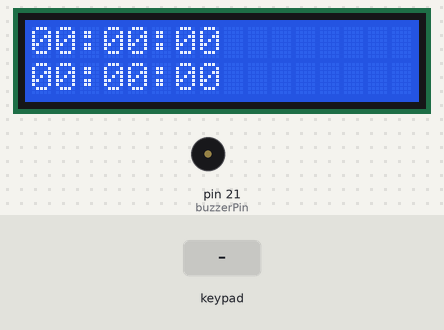
This sketch was run on a simulated Arduino Mega 2560, built with avr-gcc and run on an emulated ATmega2560. On the bench: 16×2 character LCD, buzzer (waves = sounding, pin HIGH). Wiring (inferred from the signals the program sends): 4×4 keypad with keys 1 2 3 4 5 6 7 8 9 0 A B C D E F: rows pin 22, pin 23, pin 24, pin 25; columns pin 26, pin 27, pin 28, pin 29. The inputs (shaded band) are chosen by the test bench. Pins used as bus, display or sensor lines are not drawn.

Above: at 1.2 s.
1.3 s: key '4' pressed
At 2.8 s:
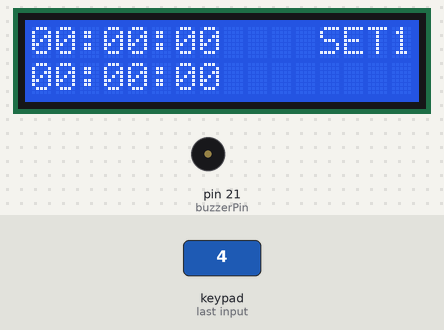
4.3 s: key 'B' pressed
At 5.5 s:
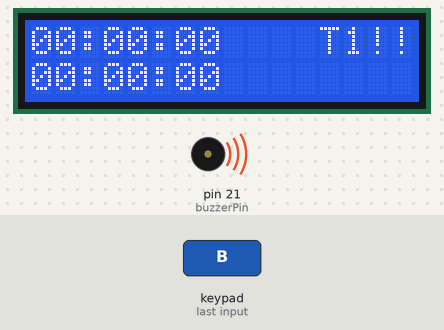
7.3 s: key 'F' pressed
At 8.8 s:
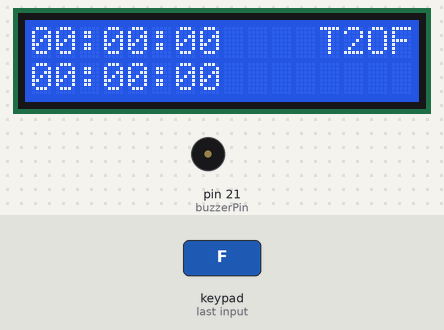
10.3 s: key '8' pressed
At 10.8 s:
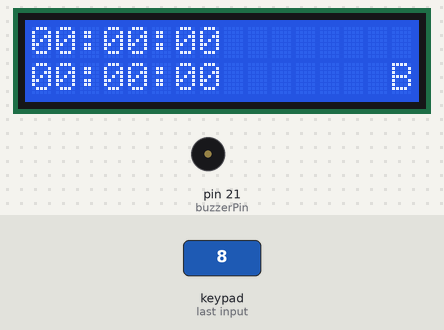
13.3 s: key 'E' pressed
At 14.7 s:
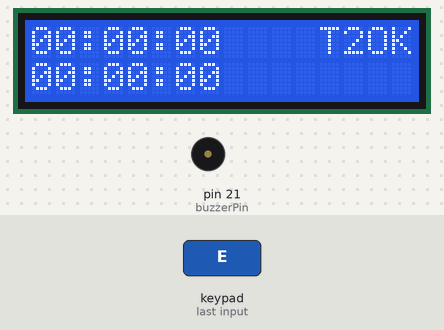
16.3 s: key 'C' pressed
At 16.8 s:
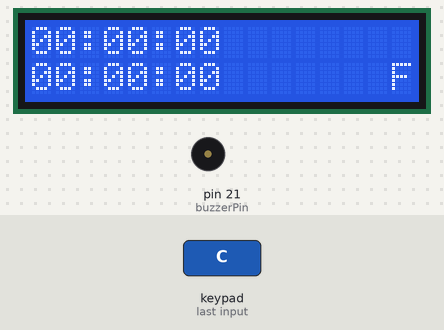
Timing chart, 0 to 19.5 s (numbered marks = the images above; inputs shaded):
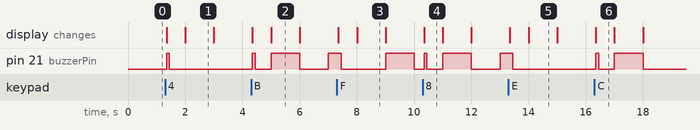

The sketch:

sketch_lab3.ino
```cpp
#include <LiquidCrystal.h>

#define DDR_KEYPAD  DDRA
#define PORT_KEYPAD PORTA
#define PIN_KEYPAD  PINA
#include "keypad4x4.h"

const int buzzerPin = 21;
int buzzerCount = 10;
bool currentSecondBuzzer = true;
bool buzzerTurnedOn = false;

// initialize the library by associating any needed LCD interface pin
// with the arduino pin number it is connected to. 8-bit LCD => 8 data pins
const int rs = 11, rw = 12, en = 13, d0 = 37, d1 = 36, d2 = 35, d3 = 34, d4 = 33, d5 = 32, d6 = 31, d7 = 30;
LiquidCrystal lcd(rs, rw, en, d0, d1, d2, d3, d4, d5, d6, d7);

const char* TIMER_OVERFLOW = {"EE"};
char* MSG = {""};

const PROGMEM char sixty[60][3] = {
  {"00"}, {"01"}, {"02"}, {"03"}, {"04"}, {"05"}, {"06"}, {"07"}, {"08"}, {"09"},
  {"10"}, {"11"}, {"12"}, {"13"}, {"14"}, {"15"}, {"16"}, {"17"}, {"18"}, {"19"},
  {"20"}, {"21"}, {"22"}, {"23"}, {"24"}, {"25"}, {"26"}, {"27"}, {"28"}, {"29"},
  {"30"}, {"31"}, {"32"}, {"33"}, {"34"}, {"35"}, {"36"}, {"37"}, {"38"}, {"39"},
  {"40"}, {"41"}, {"42"}, {"43"}, {"44"}, {"45"}, {"46"}, {"47"}, {"48"}, {"49"},
  {"50"}, {"51"}, {"52"}, {"53"}, {"54"}, {"55"}, {"56"}, {"57"}, {"58"}, {"59"}
};

bool settingTimer1 = false, settingTimer2 = false;
bool activeTimer1 = false, activeTimer2 = false;
unsigned char currentTimerBlock = "";
long bufferTimer = 0;
int currentBlockPosition = 0;

struct Time
{
  char second, minute, hour;
};

Time timer1 = {0, 0, 0};
Time timer2 = {0, 0, 0};

void LCD_WriteStrPROGMEM(char *str, int n)  //вивід масиву символів,
{ //записаних у флеші
  for (int i = 0; i < n; i++)
    lcd.print( (char)pgm_read_byte( &(str[i]) ) );
}

ISR(TIMER4_COMPA_vect)  // Таймер Т1 по співпадінню А, кожної 1 сек.
{
  if (activeTimer1 && !settingTimer1) {
    if (--timer1.second == -1) {
      timer1.second = 59;
      if (--timer1.minute == -1) {
        timer1.minute = 59;
        if (--timer1.hour == -1) {
          buzzerTurnedOn = true;
          reset_timer(&timer1);
          activeTimer1 = false;
          MSG = {"T1!!"};
        }
      }
    }
  }

  if (activeTimer2 && !settingTimer2) {
    if (--timer2.second == -1) {
      timer2.second = 59;
      if (--timer2.minute == -1) {
        timer2.minute = 59;
        if (--timer2.hour == -1) {
          buzzerTurnedOn = true;
          reset_timer(&timer2);
          activeTimer2 = false;
          MSG = {"T2!!"};
        }
      }
    }
  }

  lcd.clear();

  lcd.setCursor(0, 0);
  print_hour_on_lcd(timer1);
  lcd.write(':');
  print_minute_on_lcd(timer1);
  lcd.write(':');
  print_second_on_lcd(timer1);

  lcd.setCursor(0, 1);
  print_hour_on_lcd(timer2);
  lcd.write(':');
  print_minute_on_lcd(timer2);
  lcd.write(':');
  print_second_on_lcd(timer2);

  buzz();
  display_msg();
}

void setup() {
  noInterrupts(); // disable all interrupts

  // Таймер#1: Скид при співпадінні OCR4A (1sec) + дільник=256
  TCCR4A = 0x00;
  TCCR4B = (1 << WGM12); // sets CTC mode
  /*(In CTC mode, the timer counts up to a specified value,
  and then resets to 0, triggering an interrupt when it
  reaches the specified value.)*/
  TCCR4B |= (1 << CS12) | (1 << CS10); // set prescaler to divide the system clock by 1024
  OCR4A = 0x3D08;// compare value = 1 sec (16MHz AVR) This value determines when the timer will reset in CTC mode.
  TIMSK4 = (1 << OCIE1A); // enables the interrupt will be triggered when the timer reaches the value in OCR4A.

  //KeyPad 4x4
  initKeyPad();

  //LCD 16x2
  // set up the LCD's number of columns and rows:
  lcd.begin(16, 2);

  //Buzzer
  pinMode(buzzerPin, OUTPUT);
  digitalWrite(buzzerPin, LOW);

  interrupts();  // Enable global interrupts
}

void loop() {
    if (isButtonPressed()) {
      char pressedButton = readKeyFromPad4x4();
      char pressedNum = pressedButton - '0';
      lcd.setCursor(15, 1);
      lcd.write(pressedButton);
      short_buzz_on_func_call(1);

      if(pressedButton == 'A' && (!settingTimer2)) {
        settingTimer1 = true;
        reset_timer(&timer1);
        MSG = {"SET1"};
      } else if (pressedButton == 'B' && (!settingTimer1)) {
        settingTimer2 = true;
        reset_timer(&timer2);
        MSG = {"SET2"};
      } else if (pressedButton == 'C') {
        if (settingTimer1) {
          if (check_time_bounds_else_turn_buzzer(&timer1)) {
            activeTimer1 = true;
            MSG = {"T1ON"};
          } else {
            activeTimer1 = false;
            reset_timer(&timer1);
            MSG = {"OFLW"};
          }
          settingTimer1 = false;
          bufferTimer = 0;
        } else {
          activeTimer1 = false;
          reset_timer(&timer1);
          MSG = {"T1OF"};
        }
      } else if (pressedButton == 'D') {
        if (settingTimer2) {
          if (check_time_bounds_else_turn_buzzer(&timer2)) {
            activeTimer2 = true;
            MSG = {"T2ON"};
          } else {
            activeTimer2 = false;
            reset_timer(&timer2);
            MSG = {"OFLW"};
          }
          settingTimer2 = false;
          bufferTimer = 0;
        } else {
          activeTimer2 = false;
          reset_timer(&timer2);
          MSG = {"T2OF"};
        }
      } else if (pressedButton == 'F') {
        if (settingTimer1) {
          settingTimer1 = false;
          activeTimer1 = false;
          reset_timer(&timer1);
          MSG = {"T1OF"};
        } else if (settingTimer2) {
          settingTimer2 = false;
          activeTimer2 = false;
          reset_timer(&timer2);
          MSG = {"T2OF"};
        }
        one_buzz_init();
        bufferTimer = 0;
      } else if (pressedButton == 'E') {
        if (settingTimer2) {
          if (check_time_bounds_else_turn_buzzer(&timer2)) {
            MSG = {"T2OK"};
          } else {
            MSG = {"OFLW"};
          }
        } else if (settingTimer1) {
          if (check_time_bounds_else_turn_buzzer(&timer1)) {
            MSG = {"T1OK"};
          } else {
            MSG = {"OFLW"};
          }
        }
      } else if (pressedNum >= 0 && pressedNum <= 9) {
          if (settingTimer1)
            process_num_click(&timer1, pressedNum);
          else if (settingTimer2)
            process_num_click(&timer2, pressedNum);
      }
    }

}
void short_buzz_on_func_call(int times) {
  for (int i = 0; i < times; i++) {
    digitalWrite(buzzerPin, HIGH);
    delay(100);
    digitalWrite(buzzerPin, LOW);
  }
}

void one_buzz_init() {
  buzzerTurnedOn = true;
  buzzerCount = 2;
}

void buzz() {
  if (buzzerTurnedOn) {
    if (currentSecondBuzzer) {
      digitalWrite(buzzerPin, HIGH);
      currentSecondBuzzer = false;
    } else {
      digitalWrite(buzzerPin, LOW);
      currentSecondBuzzer = true;
    }

    buzzerCount -= 1;
    if (buzzerCount == 0) {
      buzzerTurnedOn = false;
      // by defauld the buzzer will sound 5 times, if another value needed should be set along with buzzerTurnedOn
      buzzerCount = 10;
      digitalWrite(buzzerPin, LOW);
    }
  }
}

void display_msg(){
  lcd.setCursor(12, 0);
  lcd.print(MSG);
  MSG = {""};
}

bool check_time_bounds_else_turn_buzzer(Time *timer){
  if (timer->hour > 23 || timer->minute > 59 || timer->second > 59) {
    buzzerTurnedOn = true;
    return false;
  }
  return true;
}

void print_hour_on_lcd(Time timer) {
if (timer.hour > 23) {
  lcd.print(TIMER_OVERFLOW);
} else {
  LCD_WriteStrPROGMEM(sixty[timer.hour], 2);
}
}

void print_minute_on_lcd(Time timer) {
if (timer.minute > 59) {
  lcd.print(TIMER_OVERFLOW);
} else {
  LCD_WriteStrPROGMEM(sixty[timer.minute], 2);
}
}

void print_second_on_lcd(Time timer) {
if (timer.second > 59) {
  lcd.print(TIMER_OVERFLOW);
} else {
  LCD_WriteStrPROGMEM(sixty[timer.second], 2);
}
}

void process_num_click(Time *timer, char pressedNum) {
  bufferTimer = bufferTimer * 10 + pressedNum;
  timer->second = bufferTimer % 100;
  timer->minute = bufferTimer / 100 % 100;
  timer->hour = bufferTimer / 10000 % 100;
}

void reset_timer(Time *timer) {
  timer->second = 0;
  timer->minute = 0;
  timer->hour = 0;
}
```

keypad4x4.h
```cpp
//#define DDR_KEYPAD  DDRF
//#define PORT_KEYPAD PORTF
//#define PIN_KEYPAD  PINF

const int	Key_1 = B11101110;
const int	Key_2 =	B11011110;
const int	Key_3 =	B10111110;
const int	Key_A =	B01111110;

const int	Key_4 =	B11101101;
const int	Key_5 =	B11011101;
const int	Key_6 =	B10111101;
const int	Key_B =	B01111101;

const int	Key_7 =	B11101011;
const int	Key_8 =	B11011011;
const int	Key_9 =	B10111011;
const int	Key_C =	B01111011;

const int	Key_F =	B11100111;
const int	Key_0 =	B11010111;
const int	Key_E =	B10110111;
const int	Key_D =	B01110111;

unsigned char freePinFromKeyPad = 1;
unsigned char keyFromKeyPad = 1;
char pressedButton = 0;
bool logicPressed = false;

void initKeyPad() {
  DDR_KEYPAD = 0x0F;
  PORT_KEYPAD = 0xF0;
}

char readKeyFromPad4x4() {
  logicPressed = false;
  return pressedButton;
}

bool isButtonPressed() {
  if (freePinFromKeyPad == 1) //перевірка чи була натиснута кнопка
  { //якщо =1, тоді ще не натискалася
    if (PIN_KEYPAD != 0xF0)
    {
      delay(50);
      freePinFromKeyPad = 0;
      keyFromKeyPad = 1;
      // Визначення натиснутої клавіші
      // почергова подача 0V на рядки клавіатури A,B,C,D
      PORT_KEYPAD = B11111110;   // A-рядок
      asm("nop");
      if (PORT_KEYPAD == PIN_KEYPAD)
      {
        PORT_KEYPAD = B11111101; // B-рядок
        asm("nop");
        if (PORT_KEYPAD == PIN_KEYPAD)
        {
          PORT_KEYPAD = B11111011; // C-рядок
          asm("nop");
          if (PORT_KEYPAD == PIN_KEYPAD)
          {
            PORT_KEYPAD = B11110111; // D-рядок
            asm("nop");
            if (PORT_KEYPAD == PIN_KEYPAD)
              keyFromKeyPad = 0; // жодна клавіша не натиснута
          }
        }
      }
      if (keyFromKeyPad == 1) //визначення натиснутої клавіші
      {
        if (PIN_KEYPAD == Key_1) pressedButton = '1';
        else if (PIN_KEYPAD == Key_2) pressedButton = '2';
        else if (PIN_KEYPAD == Key_3) pressedButton = '3';
        else if (PIN_KEYPAD == Key_4) pressedButton = '4';
        else if (PIN_KEYPAD == Key_5) pressedButton = '5';
        else if (PIN_KEYPAD == Key_6) pressedButton = '6';
        else if (PIN_KEYPAD == Key_7) pressedButton = '7';
        else if (PIN_KEYPAD == Key_8) pressedButton = '8';
        else if (PIN_KEYPAD == Key_9) pressedButton = '9';
        else if (PIN_KEYPAD == Key_0) pressedButton = '0';
        else if (PIN_KEYPAD == Key_A) pressedButton = 'A';
        else if (PIN_KEYPAD == Key_B) pressedButton = 'B';
        else if (PIN_KEYPAD == Key_C) pressedButton = 'C';
        else if (PIN_KEYPAD == Key_D) pressedButton = 'D';
        else if (PIN_KEYPAD == Key_E) pressedButton = 'E';
        else if (PIN_KEYPAD == Key_F) pressedButton = 'F';
        logicPressed = true;
      }

      PORT_KEYPAD = 0xF0;   //відновлюємо порт
    }
  }
  else if (PIN_KEYPAD == 0xF0)  //перевіряємо чи кнопка відпущена
  {
    delay(200);
    freePinFromKeyPad = 1;
  }
  return logicPressed;
}
```

Measured:
- after the input at 1.3 s, pin 21 (buzzerPin): LOW → HIGH after 0.05 s, → LOW 0.10 s later; the display: first changes after 0.05 s (image 1 shows a later state)
- after the input at 4.3 s, pin 21 (buzzerPin): goes HIGH 0.10 s, LOW 0.55 s, HIGH 1.0 s, LOW 1.0 s, then HIGH, starting after 0.05 s; the display: first changes after 0.05 s (image 2 shows a later state)
- after the input at 7.3 s, the display: first changes after 0.05 s (image 3 shows a later state)
- after the input at 10.3 s, the display: changes after 0.05 s (image 4)
- after the input at 13.3 s, pin 21 (buzzerPin): HIGH → LOW after 0.15 s instead of 0.70 s; the display: first changes after 0.05 s (image 5 shows a later state)
- after the input at 16.3 s, pin 21 (buzzerPin): LOW → HIGH after 0.05 s, → LOW 0.10 s later, → HIGH 0.55 s later, → LOW 1.0 s later; the display: changes after 0.05 s (image 6)
- what the display in image 1 shows lasts 1.0 s, from 2.0 s to 3.0 s
